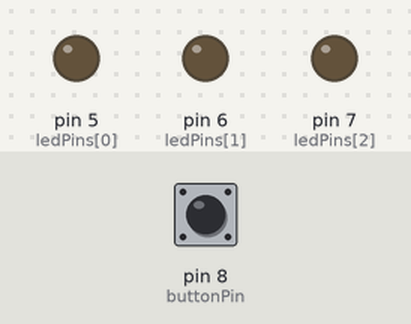
Bench run of a sketch on a simulated Arduino Uno, built with avr-gcc and run on an emulated ATmega328P. Shown: output pins drawn as LEDs (lit = HIGH). Dashed ring = blinking. Inputs (shaded band) come from the test bench; at power-on: pin 8 (buttonPin) LOW.

Above: at 1.2 s.
1.3 s: pin 8 (buttonPin) pulled HIGH for 0.15 s
At 1.8 s:
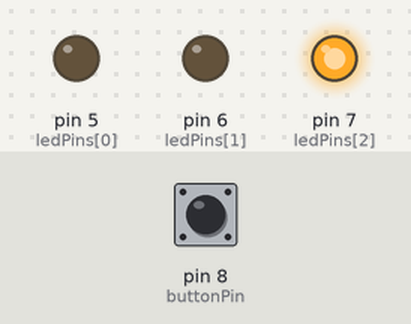
4.4 s: pin 8 (buttonPin) pulled HIGH for 3.2 s
At 5.2 s:
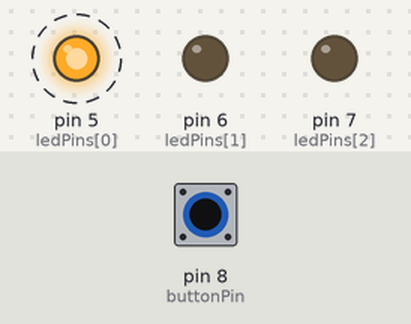
9.1 s: pin 8 (buttonPin) pulled HIGH for 1 s
At 10.9 s:
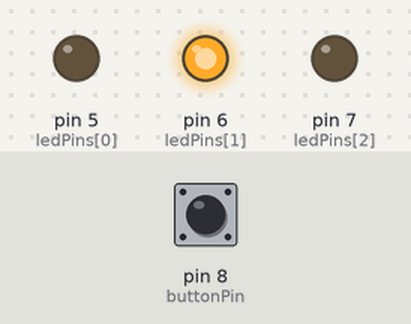
Timing chart, 0 to 13.7 s (numbered marks = the images above; inputs shaded):
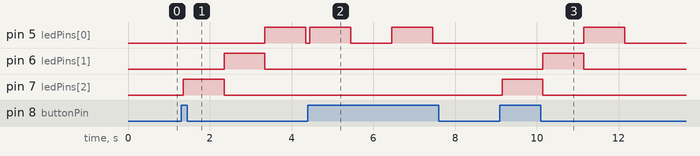

Measured:
- after the input at 1.3 s, pin 5 (ledPins[0]): LOW → HIGH after 2.1 s, → LOW 1.0 s later; pin 6 (ledPins[1]): LOW → HIGH after 1.1 s, → LOW 1.0 s later; pin 7 (ledPins[2]): LOW → HIGH after 0.05 s, → LOW 1.0 s later
- after the input at 4.4 s, pin 5 (ledPins[0]): alternates HIGH for 1.0 s and LOW for 1.0 s, starting after 0.05 s
- after the input at 9.1 s, pin 5 (ledPins[0]): LOW → HIGH after 2.1 s, → LOW 1.0 s later; pin 6 (ledPins[1]): LOW → HIGH after 1.1 s, → LOW 1.0 s later; pin 7 (ledPins[2]): LOW → HIGH after 0.05 s, → LOW 1.0 s later

The sketch:

Assighment_8.ino
```cpp
/*
Kyle Kessler
Kyk37
Button press for 1 or 3 leds
--> Using manual button debounce instead of a library like ezButton
an odd number of button presses will activate an LED to blink so long as it's held in
an even amount of button presses will activate 3 leds and they will blink once.
both functions will repeat so long as the button is held in.
*/

/* a man went to the doctor complaining of hearing loss
the Doctor said: "well what are the symptoms"
the man said: "Homer is fat and stupid and Marge has tall blue hair"
Robert Pratley :) */

/*
Whisk together eggs, cinnamon milk and butter; then gradually whisk in milk.
Dredge each piece of bread through this egg mixture (do this right before placing it on the griddle! If you dredge your bread and then leave it to sit on a plate before cooking it, it tends to come out soggy).
Cook the dredged bread on a griddle or in a large nonstick skillet in melted butter, until golden brown on either side and nicely puffed up.
Serve immediately, or keep warm in a single layer on a rack in the oven at 125°F until all of the French toast slices have been cooked.  --Devin J
*/

int count = 0;
int buttonState;
int ledPins[] = {5,6,7};
int ledCount = 3;

int buttonPin = 8;


int lastbuttonState = LOW;

unsigned long lastDebounceTime=0;
unsigned long debounceDelay = 50;

// the setup function runs once when you press reset or power the board
void setup() {
  // initialize digital pin LED_BUILTIN as an output.
  pinMode(buttonPin, INPUT);
  for (int myPin = 0; myPin < ledCount; myPin++){
    pinMode(ledPins[myPin], OUTPUT);
    }

}


// the loop function runs over and over again forever
void loop() {

   int reading = digitalRead(buttonPin); // read button pin

   // check button state. If it changed
   if (reading != lastbuttonState) {
     lastDebounceTime = millis(); //set the current time
    }

    //check if the reading has been changed for more than 50ms for debounce
    if ((millis()-lastDebounceTime) > debounceDelay){

      //check if button state changed
      if(reading == HIGH){
        buttonState = reading;

      //if buttonstate is now HIGH

      if (buttonState == HIGH){
        if(count % 2 == 1){ // if the number of times pressed is odd.
          while(reading == HIGH){
                digitalWrite(ledPins[0], HIGH);
                delay(1000);
                digitalWrite(ledPins[0], LOW);
                delay(1000);
                reading = digitalRead(buttonPin);
            }

        }else if (count %2 == 0){ //if number of times pressed is even
          while (reading == HIGH){

            for(int myPin = (ledCount-1); myPin >=0; myPin--){
              digitalWrite(ledPins[myPin], HIGH);
              delay(1000);
              digitalWrite(ledPins[myPin], LOW);
            }
           reading = digitalRead(buttonPin);
          }

        }
         count = count + 1;
      }

    }
    }

   lastbuttonState = reading;
}
```
